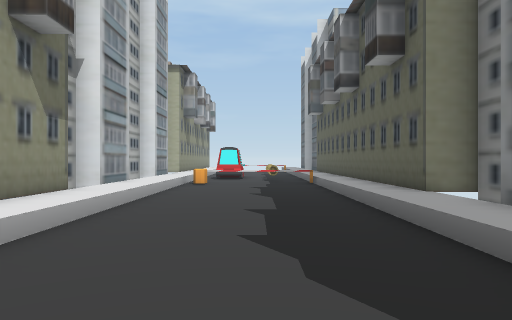
[1] (above)

14 first-person views from a walk through a Unity game level. The camera is 1.5 m above the floor, looks level and sees 70° across. The floor is counted in squares, 2 m on a side. Each view is taken from the middle of a square. On the plan, view 1 faces up. The plan holds only what a view shows up to about 11 squares ahead; the rest is blank. The place goes on beyond the plan. The player is left out.

[2]
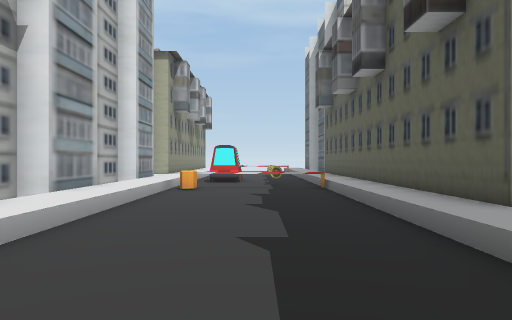

[3]
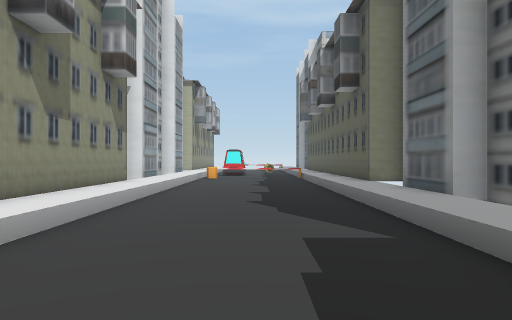

[4]
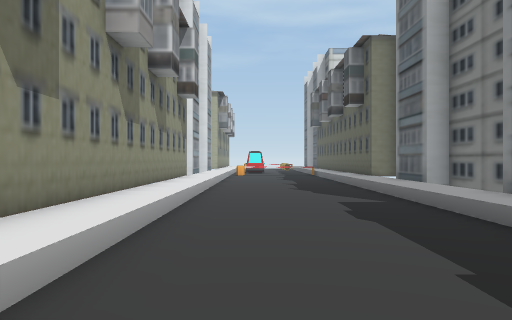

[5]
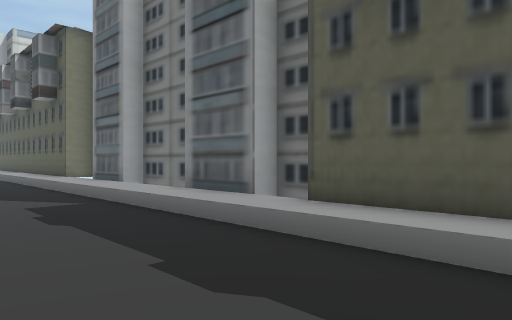

[6]
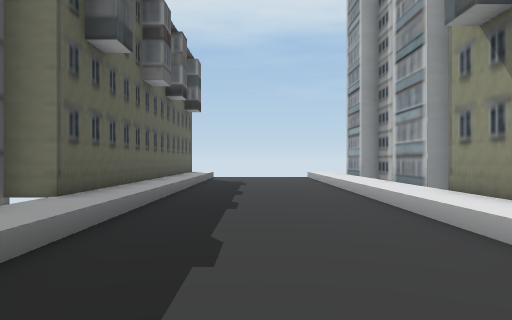

[7]
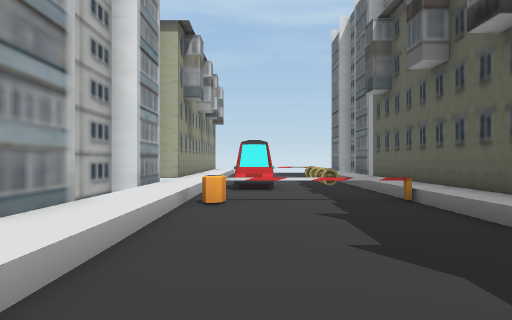

[8]
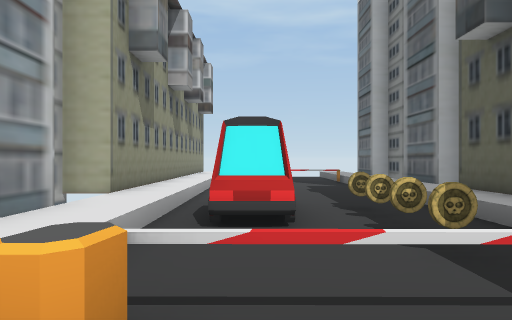

[9]
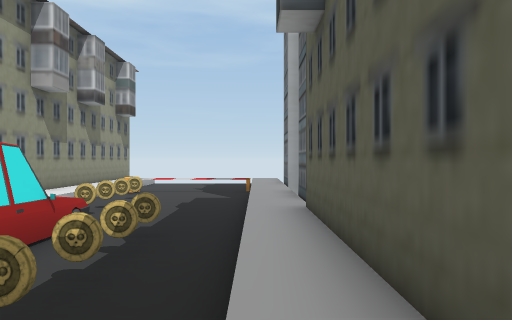

[10]
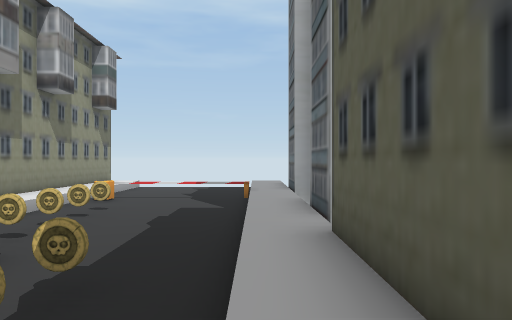

[11]
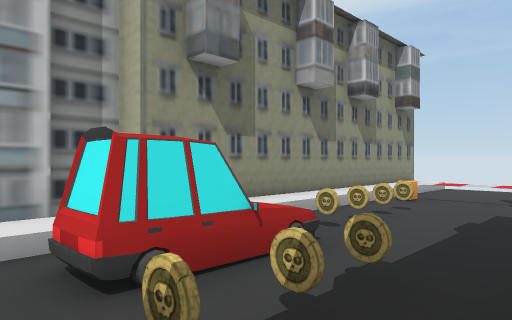

[12]
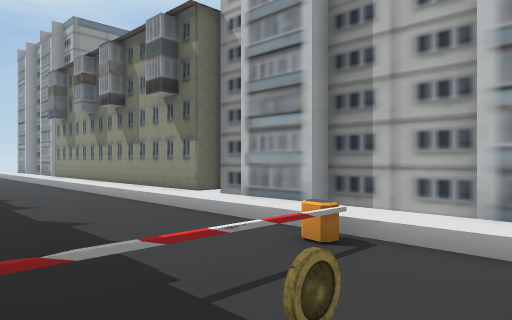

[13]
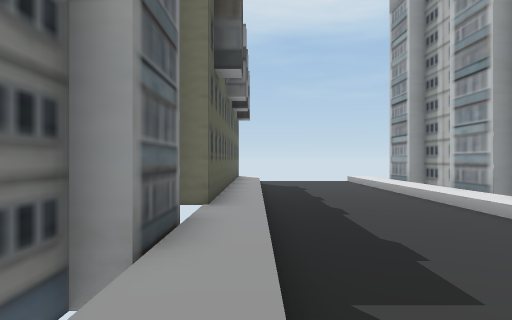

[14]
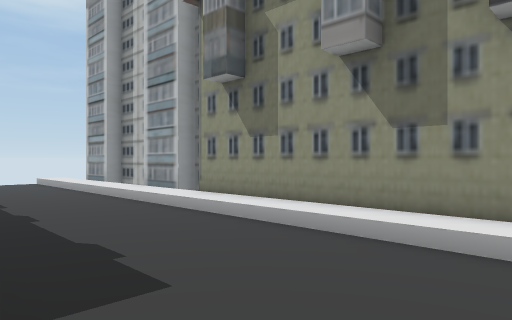

### Floor plan
Key: @ floor where view 1 was taken; # wall or solid block; . main floor; : floor 0.5 m higher than the main floor; / step, stairs or slope; = window, fence, low wall or low ledge; ^ raised ledge; C coin; O other object.
Columns run from 4 left of view 1 to 4 right of it. Each row starts with its distance up from view 1.
 22 #:^===/
 21 #:..../
 20 #:.C../#
 19 #:.C../#
 18 #:.C../##
 17 #:.C../#
 16 #:.O.C/#
 15 #:.O.C/#
 14 #:.O.C/#
 13 #:...C/#
 12 #:====/#
 11 #:..../#
 10 #:..../#
  9 #:..../#
  8 #:..../#
  7 #:..../#
  6 #:..../##
  5 #:..../##
  4 #:..../##
  3 #:..../##
  2 #:..../ #
  1 #:..../ #
  0 #:..@./##
 -1 #:..../##
 -2 #:..../##
 -3 #:..../##
 -4 #:..../#
 -5 #:..../#
 -6 #:..../#
 -7 #:..../#

Where each view was taken, in squares from view 1:
view 1: 0 up, 0 right, facing up
view 2: 2 up, 0 right, facing up
view 3: 3 down, 0 right, facing up
view 4: 6 down, 1 left, facing up
view 5: 6 down, 1 left, facing up-right
view 6: 2 up, 0 right, facing down
view 7: 5 up, 1 left, facing up
view 8: 10 up, 1 left, facing up
view 9: 11 up, 2 right, facing up
view 10: 13 up, 2 right, facing up
view 11: 13 up, 2 right, facing up-left
view 12: 14 up, 2 right, facing down-left
view 13: 3 up, 2 right, facing down
view 14: 3 up, 2 right, facing down-left
